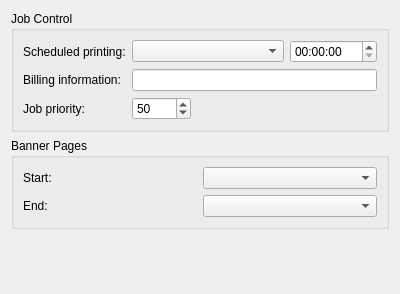
<?xml version="1.0" encoding="UTF-8"?>
<ui version="4.0">
 <class>QCupsJobWidget</class>
 <widget class="QWidget" name="QCupsJobWidget">
  <property name="windowTitle">
   <string>Job</string>
  </property>
  <property name="geometry">
   <rect>
    <x>0</x>
    <y>0</y>
    <width>400</width>
    <height>294</height>
   </rect>
  </property>
  <layout class="QGridLayout" name="gridLayout_2">
   <item row="0" column="0" colspan="2">
    <widget class="QGroupBox" name="jobControlGroupBox">
     <property name="title">
      <string>Job Control</string>
     </property>
     <layout class="QGridLayout" name="gridLayout">
      <item row="0" column="0">
       <widget class="QLabel" name="jobHoldLabel">
        <property name="text">
         <string>Scheduled printing:</string>
        </property>
       </widget>
      </item>
      <item row="0" column="1" colspan="2">
       <widget class="QComboBox" name="jobHoldComboBox"/>
      </item>
      <item row="0" column="3">
       <widget class="QTimeEdit" name="jobHoldTimeEdit"/>
      </item>
      <item row="1" column="0">
       <widget class="QLabel" name="jobBillingLabel">
        <property name="text">
         <string>Billing information:</string>
        </property>
       </widget>
      </item>
      <item row="1" column="1" colspan="3">
       <widget class="QLineEdit" name="jobBillingLineEdit"/>
      </item>
      <item row="2" column="0">
       <widget class="QLabel" name="jobPriorityLabel">
        <property name="text">
         <string>Job priority:</string>
        </property>
       </widget>
      </item>
      <item row="2" column="1">
       <widget class="QSpinBox" name="jobPrioritySpinBox">
        <property name="value">
         <number>50</number>
        </property>
        <property name="maximum">
         <number>100</number>
        </property>
       </widget>
      </item>
      <item row="2" column="2" colspan="2">
       <spacer name="horizontalSpacer">
        <property name="sizeHint" stdset="0">
         <size>
          <width>180</width>
          <height>20</height>
         </size>
        </property>
        <property name="orientation">
         <enum>Qt::Horizontal</enum>
        </property>
       </spacer>
      </item>
     </layout>
    </widget>
   </item>
   <item row="1" column="0" rowspan="2" colspan="2">
    <widget class="QGroupBox" name="bannerPagesGroupBox">
     <property name="title">
      <string>Banner Pages</string>
     </property>
     <layout class="QGridLayout" name="gridLayout_3">
      <item row="1" column="1">
       <widget class="QComboBox" name="endBannerPageCombo"/>
      </item>
      <item row="0" column="1">
       <widget class="QComboBox" name="startBannerPageCombo"/>
      </item>
      <item row="1" column="0">
       <widget class="QLabel" name="endBannerLabel">
        <property name="text">
         <string comment="Banner page at end">End:</string>
        </property>
       </widget>
      </item>
      <item row="0" column="0">
       <widget class="QLabel" name="startBannerLabel">
        <property name="text">
         <string comment="Banner page at start">Start:</string>
        </property>
       </widget>
      </item>
     </layout>
    </widget>
   </item>
   <item row="3" column="0">
    <spacer name="verticalSpacer_3">
     <property name="sizeHint" stdset="0">
      <size>
       <width>20</width>
       <height>13</height>
      </size>
     </property>
     <property name="orientation">
      <enum>Qt::Vertical</enum>
     </property>
    </spacer>
   </item>
  </layout>
 </widget>
 <resources/>
 <connections/>
</ui>
